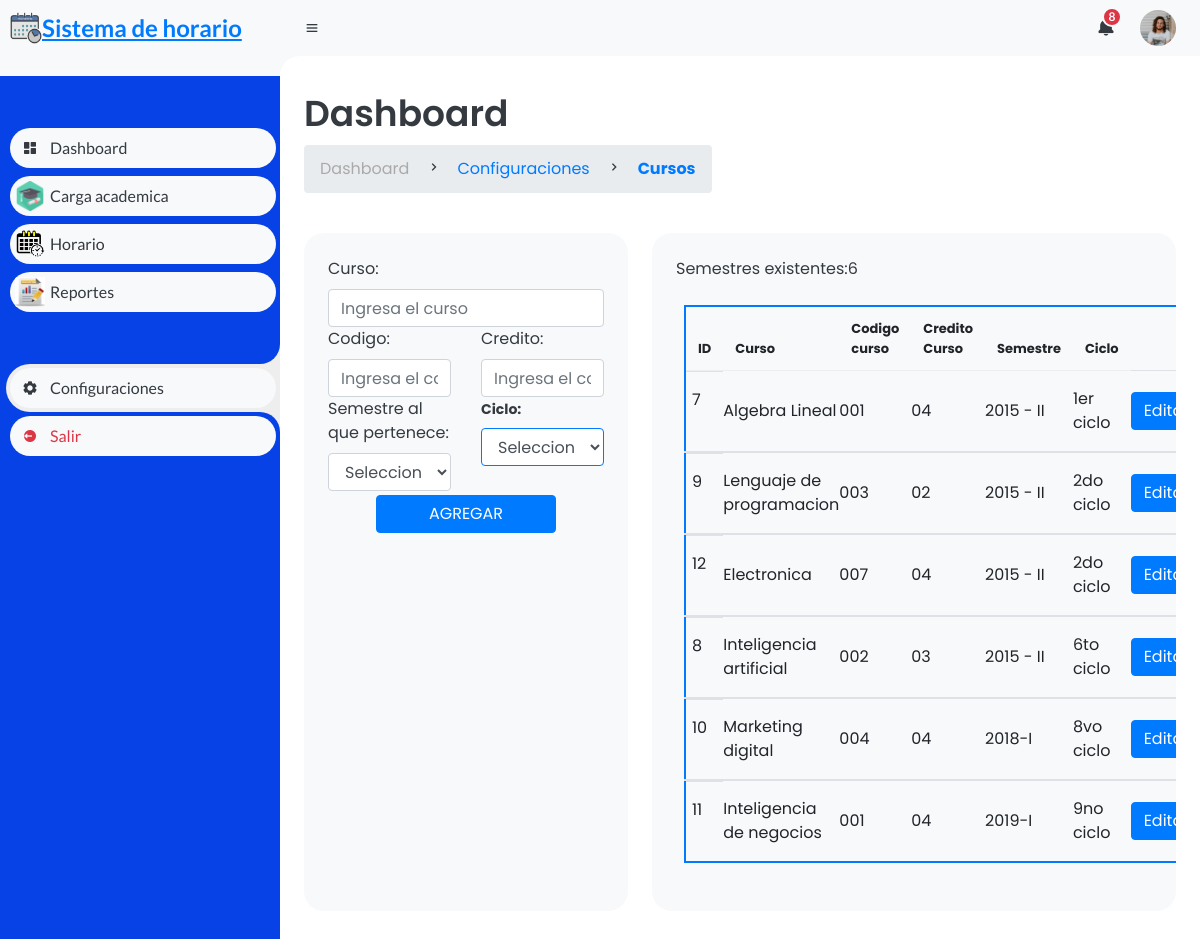
The page /dashboard-admin/configuracion/cursos.php on the database its author committed.
### tables this page shows
CREATE TABLE IF NOT EXISTS `cursos` (
  `id_curso` int NOT NULL AUTO_INCREMENT,
  `nombre_curso` varchar(200) NOT NULL,
  `codigo_curso` varchar(200) NOT NULL,
  `credit_curso` varchar(200) NOT NULL,
  `id_ciclo` int NOT NULL,
  PRIMARY KEY (`id_curso`)
);

CREATE TABLE IF NOT EXISTS `semestres` (
  `id_semestre` int NOT NULL AUTO_INCREMENT,
  `nombre_semestre` varchar(200) NOT NULL,
  PRIMARY KEY (`id_semestre`)
);

CREATE TABLE IF NOT EXISTS `ciclo` (
  `id_ciclo` int NOT NULL AUTO_INCREMENT,
  `nivel_ciclo` varchar(200) NOT NULL,
  `id_semestre` int NOT NULL,
  PRIMARY KEY (`id_ciclo`)
);

### dashboard-admin/configuracion/cursos.php (the view, shortened to what this page needs)
<!DOCTYPE html>
<html lang="en">
<head>
    <link href='https://unpkg.com/boxicons@2.0.9/css/boxicons.min.css' rel='stylesheet'>
    <link rel="stylesheet" href="../style.css">
    <link rel="stylesheet" href="https://stackpath.bootstrapcdn.com/bootstrap/4.3.1/css/bootstrap.min.css">
</head>
<body>
    <section id="sidebar" style="background-color: rgb(7, 66, 230);">
        <a href="#" class="brand">
            <img src="../../img/semestre.png" style="width: 32px; height: 32px; margin-left: 10px;" alt="logo restaurantapp">
            <span class="text">Sistema de horario</span>
        </a>
        <ul class="side-menu top">
            <li>
                <a href="../index.php">
                    <i class='bx bxs-dashboard'></i>
                    <span class="text">Dashboard</span>
                </a>
            </li>
            <li>
                <a href="../carga_academica.php">
                    <i class='bx  '>
                        <img src="../../img/carga.png" style="width: 30px; height: 30px;">
                    </i>
                    <span class="text">Carga academica</span>
                </a>
            </li>
            <li>
                <a href="../horario_academico.php">
                    <i class='bx'>
                        <img src="../../img/horario.png" style="width: 30px; height: 30px;">
                    </i>
                    <span class="text">Horario</span>
                </a>
            </li>
            <li>
                <a href="../reportes.php">
                    <i class='bx'>
                        <img src="../../img/reporte.png" style="width: 30px; height: 30px;">
                    </i>
                    <span class="text">Reportes</span>
                </a>
            </li>
        </ul>
        <ul class="side-menu">
            <li class="active">
                <a href="../configuraciones.php">
                    <i class='bx bxs-cog'></i>
                    <span class="text">Configuraciones</span>
                </a>
            </li>
            <li>
                <a href="#" class="logout">
                    <i class='bx bxs-log-out-circle'></i>
                    <span class="text">Salir</span>
                </a>
            </li>
        </ul>
    </section>
    <section id="content">
        <nav>
            <i class='bx bx-menu'></i>
            <a href="#" class="nav-link"></a>
            <form action="#">
                <div class="form-input">
                </div>
            </form>
            <a href="#" class="notification">
                <i class='bx bxs-bell'></i>
                <span class="num">8</span>
            </a>
            <a href="#" class="profile">
                <img src="img/people.png">
            </a>
        </nav>
        <main>
            <div class="head-title">
                <div class="left">
                    <h1>Dashboard</h1>
                    <ul class="breadcrumb">
                        <li>
                            <a href="#">Dashboard</a>
                        </li>
                        <li><i class='bx bx-chevron-right'></i></li>
                        <li>
                            <a class="active" href="../configuraciones.php">Configuraciones</a>
                        </li>
                        <li><i class='bx bx-chevron-right'></i></li>
                        <li>
                            <a class="active" href="cursos.php"><strong>Cursos</strong></a>
                        </li>
                    </ul>
                </div>
            </div>
            <?php
            include("../../controlador/conexion.php");
            extract($_GET);
            $queryCursos2 = mysqli_query($mysqli, "SELECT *FROM cursos order by id_ciclo Asc");
            $cursos2 = mysqli_fetch_all($queryCursos2, MYSQLI_ASSOC);
            $cantidadCursos2 = mysqli_num_rows($queryCursos2);
            ?>
            <div class="table-data">
                <div class="todo">
                    <form action="" enctype="multipart/form-data" method="post" class="formulario column column--50 bg-orange">
                        <div class="row g-3">
                            <div class="col">
                                <label for="" class="formulario__label">Curso: </label>
                                <?php if (!@empty($id_curso)) { ?>
                                    <input type="text" name="cursosName" value="<?php echo $nombre_curso; ?>" class="form-control" required="required">
                                <?php } else { ?>
                                    <input type="text" name="cursosName" placeholder="Ingresa el curso" class="form-control" required="required">
                                <?php } ?>
                            </div>
                        </div>
                        <div class="row g-3">
                            <div class="col">
                                <label for="" class="formulario__label">Codigo: </label>
                                <?php if (!@empty($id_curso)) { ?>
                                    <input type="text" name="codigoName" value="<?php echo $codigo_curso; ?>" class="form-control" required="required">
                                <?php } else { ?>
                                    <input type="text" name="codigoName" placeholder="Ingresa el codigo" class="form-control" required="required">
                                <?php } ?>
                            </div>
                            <div class="col">
                                <label for="" class="formulario__label">Credito: </label>
                                <?php if (!@empty($id_curso)) { ?>
                                    <input type="text" name="creditName" value="<?php echo $credit_curso; ?>" class="form-control" required="required">
                                <?php } else { ?>
                                    <input type="text" name="creditName" placeholder="Ingresa el codigo" class="form-control" required="required">
                                <?php } ?>
                            </div>
                        </div>
                        <div class="row g-3">
                            <div class="col">
                                <label for="" class="formulario__label">Semestre al que pertenece: </label>
                                <?php if (!@empty($id_curso)) { ?>
                                    <select id="semestreSelect" class="form-control" name="semestreName" required="required">
                                        <?php if ($cantidadCiclos1 > 0) {
                                        ?>
                                            <option value="<?php echo $id_semestre; ?>" selected="<?php echo $id_semestre; ?>">
                                                <?php echo $nombre_semestre; ?>
                                            </option>
                                        <?php
                                        } ?>
                                        <?php
                                        $sqlSemestre =  mysqli_query($mysqli, "SELECT * FROM semestres");
                                        $semestres = mysqli_fetch_all($sqlSemestre, MYSQLI_ASSOC);
                                        foreach ($semestres as $rowSemestre) {
                                            $id_semestre = $rowSemestre['id_semestre'];
                                            $nombre_semestre = $rowSemestre['nombre_semestre'];
                                        ?>
                                            <option value="<?php echo $id_semestre; ?>"><?php echo $nombre_semestre; ?></option>
                                        <?php
                                        }
                                        ?>
                                    </select>
                                <?php } else { ?>
                                    <select id="semestreSelect" class="form-control" name="semestreName" required="required">
                                        <option value="" selected="">Seleccione el ciclo</option>
                                        <?php
                                        $sqlSemestre =  mysqli_query($mysqli, "SELECT * FROM semestres");
                                        ?>
                                    </select>
                                <?php } ?>
                            </div>
                            <div class="col">
                                <label for="" style="font-size: 14px;" class="formulario__label">
                                    <strong>Ciclo:</strong>
                                </label>
                                <select id="cicloSelect" class="form-control border-primary" name="cicloName" required="required">
                                    <option value="-" selected="">Seleccione el ciclo</option>
                                </select>
                            </div>
                        </div>
                        <center>
                            <?php if (!@empty($id_curso)) { ?>
                                <input type="submit" name="editarCurso" value="EDITAR" style="width:180px; margin-top: 4px;" class="btn btn-primary">
                                <input type="submit" name="cancelarCurso" value="CANCELAR" style="width:180px; margin-top: 4px;" class="btn btn-success">
                            <?php } else { ?>
                                <input type="submit" name="agregarCurso" value="AGREGAR" style="width:180px; margin-top: 4px;" class="btn btn-primary">
                            <?php } ?>
                        </center>
                    </form>
                </div>
                <div class="order">
                    <p> Semestres existentes:<?php echo $cantidadCursos2 ?> </p>
                    <div class="container-fluid p-2">
                        <table class="table border-primary" style="border:2px solid blue;">
                            <thead>
                                <tr>
                                    <th scope="col">ID</th>
                                    <th scope="col">Curso</th>
                                    <th scope="col">Codigo curso</th>
                                    <th scope="col">Credito Curso</th>
                                    <th scope="col">Semestre </th>
                                    <th scope="col">Ciclo</th>
                                </tr>
                            </thead>
                            <?php
                            if ($cantidadCursos2 > 0) {
                                foreach ($cursos2 as $rowCurso) {
                                    $id_cursos = $rowCurso['id_curso'];
                                    $nombre_cursos = $rowCurso['nombre_curso'];
                                    $codigo_cursos = $rowCurso['codigo_curso'];
                                    $credito_cursos = $rowCurso['credit_curso'];
                                    $id_ciclo = $rowCurso['id_ciclo'];
                                    $sqlCiclo =  mysqli_query($mysqli, "SELECT * FROM ciclo where id_ciclo='$id_ciclo' order by id_semestre Asc");
                                    $cantidadCiclos1 = mysqli_num_rows($sqlCiclo);
                                    $ciclos1 = mysqli_fetch_all($sqlCiclo, MYSQLI_ASSOC);
                                    foreach ($ciclos1 as $rowCiclo) {
                                        $nivel_ciclo = $rowCiclo['nivel_ciclo'];
                                        $id_semestre = $rowCiclo['id_semestre'];
                                        $querySemestres = mysqli_query($mysqli, "SELECT * FROM semestres where id_semestre='$id_semestre'");
                                        $semestres1 = mysqli_fetch_all($querySemestres, MYSQLI_ASSOC);
                                        foreach ($semestres1 as $rowSemestres) {
                                            $nombre_semestres = $rowSemestres['nombre_semestre'];
                                        }
                                    }
                            ?>
                                    <tbody>
                                        <div class="container_card">
                                            <tr>
                                                <td style="vertical-align: middle;"><?php echo $id_cursos; ?></td>
                                                <td style="vertical-align: middle;"><?php echo $nombre_cursos; ?></td>
                                                <td style="vertical-align: middle;"><?php echo $codigo_cursos; ?></td>
                                                <td style="vertical-align: middle;"><?php echo $credito_cursos; ?></td>
                                                <td style="vertical-align: middle;"><?php echo $nombre_semestres; ?></td>
                                                <?php if ($cantidadCiclos1 > 0) { ?>
                                                    <td style="vertical-align: middle;"><?php echo $nivel_ciclo; ?></td>
                                                <?php } else { ?>
                                                    <td style="vertical-align: middle;">
                                                        Ciclo no definido</td>
                                                <?php } ?>
                                                <?php if ($id_cursos == @$id_curso) {
                                                } else { ?>
                                                    <td style="vertical-align: middle;"><a href="cursos.php?id_curso=<?php echo $id_cursos; ?>" class="btn btn-primary">Editar</a> </td>
                                                <?php } ?>
                                            </tr>
                                        </div>
                                    </tbody>
                            <?php }
                            } ?>
                        </table>
                    </div>
                </div>
            </div>
        </main>
    </section>
</body>
</html>

### rows shown on the page
cursos: id_curso "7", nombre_curso "Algebra Lineal", codigo_curso "001", credit_curso "04", id_ciclo.nivel_ciclo "1er ciclo"
semestres: nombre_semestre "2015 - II"
cursos: id_curso "9", nombre_curso "Lenguaje de programacion", codigo_curso "003", credit_curso "02", id_ciclo.nivel_ciclo "2do ciclo"
cursos: id_curso "12", nombre_curso "Electronica", codigo_curso "007", credit_curso "04", id_ciclo.nivel_ciclo "2do ciclo"
cursos: id_curso "8", nombre_curso "Inteligencia artificial", codigo_curso "002", credit_curso "03", id_ciclo.nivel_ciclo "6to ciclo"
cursos: id_curso "10", nombre_curso "Marketing digital", codigo_curso "004", credit_curso "04", id_ciclo.nivel_ciclo "8vo ciclo"
semestres: nombre_semestre "2018-I"
cursos: id_curso "11", nombre_curso "Inteligencia de negocios", codigo_curso "001", credit_curso "04", id_ciclo.nivel_ciclo "9no ciclo"
semestres: nombre_semestre "2019-I"

### other values the page prints
$cantidadCursos2 "6"
